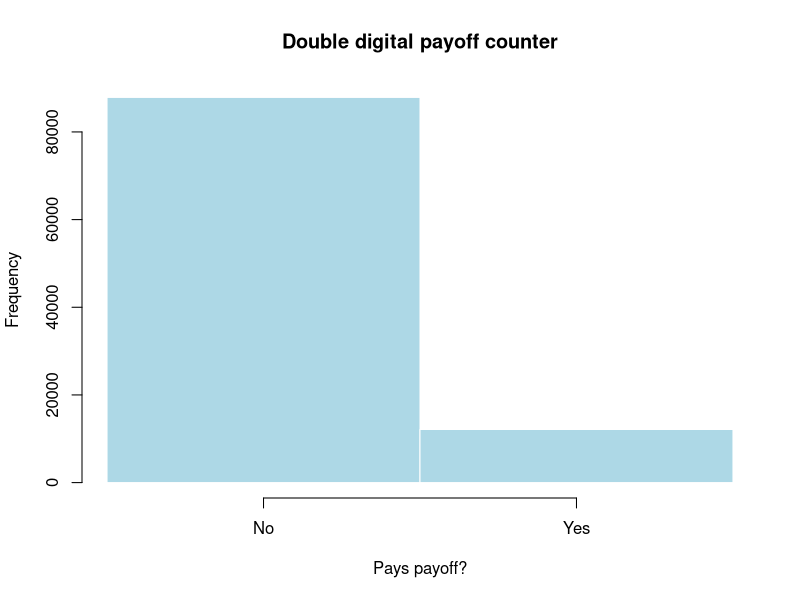

This chart was generated by the following R code:
# ============================================================
# Problem Set 1 — Exercise 2
# ============================================================
set.seed(13)

# ---------- Inputs ----------
S0    <- 100
sigma <- 0.20
r     <- 0.015
T     <- 2

K1    <- 105
K2    <- 115
H     <- 20000

N_paths <- 100000

# a) simulation of S_T under Q (risk-free assumption)
Z <- rnorm(N_paths, mean=0, sd=1)
# usage here of the exact solution bc of hint
S_T <- S0 * exp((r - 0.5 * sigma^2) * T +     # GBM exact formula
                sigma * sqrt(T) * Z)

# b) payoff at maturity
payoff_indicator <- as.integer(K1 <= S_T & S_T <= K2)
D_T <- H * payoff_indicator

hist(payoff_indicator,
     breaks = seq(-0.5, 1.5, by = 1),
     col = "lightblue", border = "white",
     xaxt = "n",
     main = "Double digital payoff counter",
     xlab = "Pays payoff?")
axis(1, at = c(0, 1), labels = c("No", "Yes"))

# c) discount the expected payoff to get the price of the option today at t=0
probability_payofff = mean(payoff_indicator)
expected_payoff = mean(D_T)
V0 <- exp(-r * T) * expected_payoff
# V0 = 2352.942
V0
